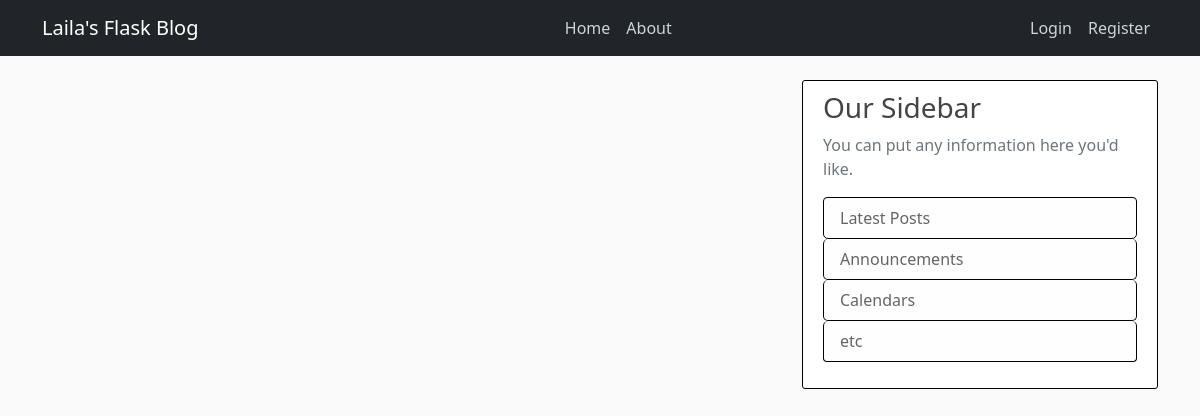
Page /home on the earlier database version.
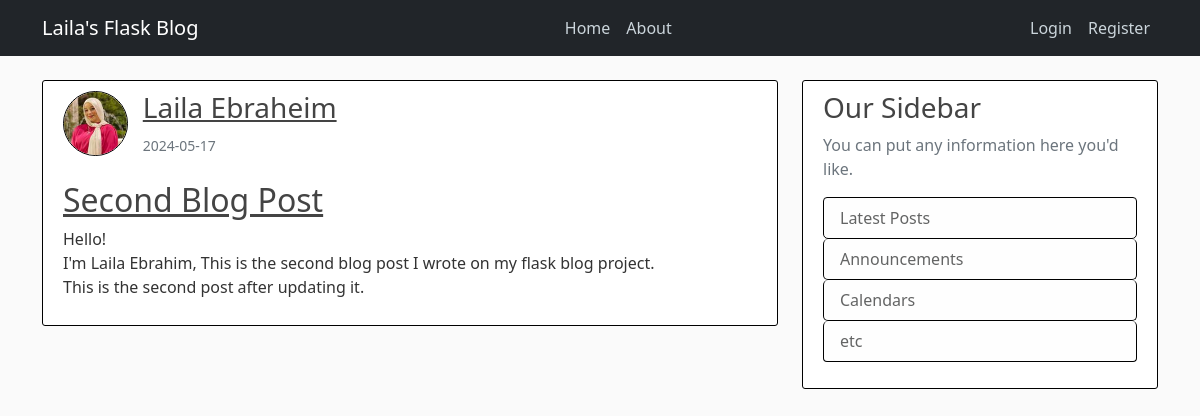
Same page on the later database version.
### flaskblog/models.py (models this page shows, shortened)
class Post(db.Model):
    id = db.Column(db.Integer, primary_key=True)
    title = db.Column(db.String(100), nullable=False)
    date_posted = db.Column(db.DateTime, nullable=False, default=datetime.utcnow)
    content = db.Column(db.Text, nullable=False)
    user_id = db.Column(db.Integer, db.ForeignKey('user.id'))

class User(db.Model, UserMixin):
    id = db.Column(db.Integer, primary_key=True)
    username = db.Column(db.String(20), unique=True, nullable=False)
    email = db.Column(db.String(120), unique=True, nullable=False)
    image_file = db.Column(db.String(20), nullable=False, default='default.jpg')
    password = db.Column(db.String(60), nullable=False)
    post = db.relationship('Post', backref='author', lazy=True)

### flaskblog/routes.py (the view)
@app.route("/")
@app.route("/home")
def home():
    posts = Post.query.all()
    return render_template('home.html', posts=posts)

### flaskblog/templates/home.html
{% extends "layout.html"%}
{%block content%}
  {%for post in posts%}
    <article class="media content-section ">
       <div class="media-body">
            <div class="row">
                <div class="col-md-8 ml-auto">
                    <div class="row">
                        <div class="col-md-2">
                            <img class="rounded-circle article-img my-border" src="{{ url_for('static', filename='profile_pics/' + post.author.image_file) }}">
                        </div>
                        <div class="col-md-10 mr-auto mt-auto">
                            <div class="media-body">
                                <h3><a class="article-title" href="#">{{ post.author.username }}</a> </h3>
                                <small class="text-muted">{{ post.date_posted.strftime('%Y-%m-%d')}}</small>
                            </div>
                        </div>
                    </div>
                </div>
            </div>
            <h2 class="mt-4"><a class="article-title" href="{{url_for('post', post_id=post.id)}}">{{ post.title }}</a></h2>
            <p class="article-content">{{ post.content }}</p>
        </div>
    </article>
  {% endfor %}
{% endblock content %}

### flaskblog/templates/layout.html (shortened to what this page needs)
<!DOCTYPE html>
<html>
  <head>
    <link href="https://cdn.jsdelivr.net/npm/bootstrap@5.1.3/dist/css/bootstrap.min.css"
      rel="stylesheet"
    />
    <link rel="stylesheet" type="text/css" href="{{ url_for('static', filename='main.css')}}"/>
  </head>
  <body>
    <header class="site-header">
      <nav class="navbar navbar-expand-md navbar-dark bg-dark fixed-top">
        <div class="container">
          <a class="navbar-brand mr-4" href="/">Laila's Flask Blog</a>
              <div class="navbar-nav mr-auto">
                <a class="nav-item nav-link" href="{{url_for('home')}}">Home</a>
                <a class="nav-item nav-link" href="{{url_for('about')}}">About</a>
              </div>
              <div class="navbar-nav ml-auto">
                {%if current_user.is_authenticated%}
                <a class="nav-item nav-link" href="{{url_for('new_post')}}">New Post</a>
                <a class="nav-item nav-link" href="{{url_for('account')}}">My Account</a>
                <a class="nav-item nav-link" href="{{url_for('logout')}}">Logout</a>
                {%else%}
                <a class="nav-item nav-link" href="{{url_for('login')}}">Login</a>
                <a class="nav-item nav-link" href="{{url_for('register')}}">Register</a>
                {%endif%}
              </div>
        </div>
      </nav>
    </header>
    <main role="main" class="container">
      <div class="row">
        <div class="col-md-8 order-md-1 ">
          {% block content %}{% endblock %}
        </div>
        <div class="col-md-4 order-md-2">
          <div class="content-section ">
            <h3>Our Sidebar</h3>
            <p class='text-muted'>You can put any information here you'd like.
              <ul class="list-group">
                <li class="list-group-item list-group-item-light my-border">Latest Posts</li>
                <li class="list-group-item list-group-item-light my-border">Announcements</li>
                <li class="list-group-item list-group-item-light my-border">Calendars</li>
                <li class="list-group-item list-group-item-light my-border">etc</li>
              </ul>
            </p>
          </div>
        </div>
      </div>
    </main>
  </body>
</html>

### flaskblog/static/main.css (style rules this page uses)
body { background: #fafafa; color: #333333; margin-top: 5rem; }
.my-border { border: 1px solid #000000; border-radius: 5px; }
.article-title { margin-top: 3rem; }
h1, h2, h3, h4, h5, h6 { color: #444444; }
.site-header .navbar-nav .nav-link { color: #cbd5db; }
.content-section { background: #ffffff; padding: 10px 20px; border: 1px solid #000000; border-radius: 3px; margin-bottom: 20px; }
.article-title { color: #444444; }
.article-content { white-space: pre-line; }
.article-img { height: 65px; width: 65px; margin-right: 16px; }

Differences in the rows shown:
added Post: image_file (picture), author.username "Laila Ebraheim", date_posted "2024-05-17", title "Second Blog Post", content "Hello! I'm Laila Ebrahim, This is the second blog post I wrote on my flask blog project. This is the second post after updating it."
